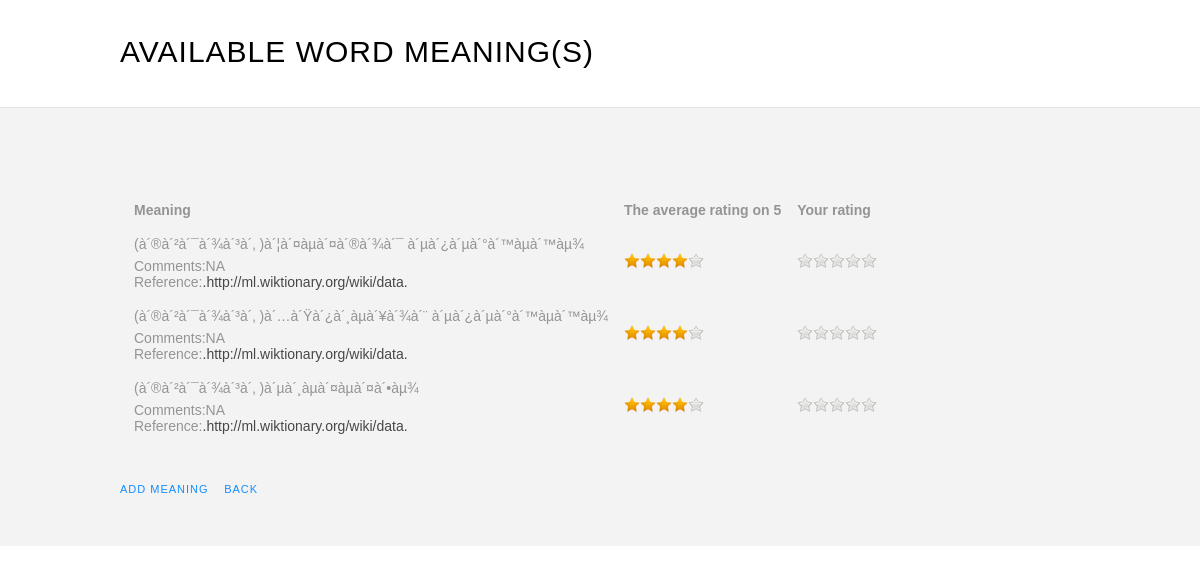
The page /meanings.php?wordid=17 on the database its author committed.
### tables this page shows
CREATE TABLE IF NOT EXISTS `meanings` (
  `id` int(11) NOT NULL AUTO_INCREMENT,
  `wordid` int(11) NOT NULL,
  `meaning` varchar(250) NOT NULL,
  `languageid` int(11) NOT NULL,
  `createdby` varchar(250) NOT NULL,
  `modifiedby` varchar(250) NOT NULL,
  `createdon` datetime NOT NULL,
  `modifiedon` datetime NOT NULL,
  `comments` varchar(250) NOT NULL,
  `reference` varchar(250) NOT NULL,
  PRIMARY KEY (`id`),
  KEY `wordid` (`wordid`),
  KEY `id` (`id`)
);

CREATE TABLE IF NOT EXISTS `languages` (
  `id` int(11) NOT NULL AUTO_INCREMENT,
  `language` varchar(250) NOT NULL,
  `unicodelanguage` varchar(250) NOT NULL,
  PRIMARY KEY (`id`)
);

### meanings.php (the view, shortened to what this page needs)
<?php
    	if(isset($_GET['word']))
	$word=$_GET['word'];
	else
	$word=$_POST["hidWord"];
    	if(isset($_GET['wordid']))
	$wordid=$_GET['wordid'];
	else
	$wordId=$_POST["hidWordId"];
	$q ="SELECT `meaning`,m.`id`,`reference`,`unicodelanguage`,`comments` "
	." FROM  `meanings` m"
	." INNER JOIN languages l ON m.languageid = l.id"
		." WHERE `wordid`='".$wordid."' ";
	$result = mysql_query($q);
?>
<!DOCTYPE html PUBLIC "-//W3C//DTD XHTML 1.0 Strict//EN" "http://www.w3.org/TR/xhtml1/DTD/xhtml1-strict.dtd">
<html xmlns="http://www.w3.org/1999/xhtml">
<head>
<link href="styles/popup-style.css" rel="stylesheet" type="text/css" media="screen" />
<link href="styles/style.css" rel="stylesheet" type="text/css" media="screen" />
</head>
<body>
	<form name="meaningform" id="meaningform" method="post" >
	<div id="wrapper">
		<div id="wrapper2">
			<div id="page">
				<div id="content">
					<div class="post">
						<h2 class="title"><a href="#">Available word meaning(s)</a></h2>
						</div>
					</div>
				</div>
				<div style="clear: both;">&nbsp;</div>
			</div>
		</div>
	<div id="footer-content-wrapper">
		<div id="footer-content">
                                        <div id="calander">
				<h2><?php  echo $word ?></h2>
					<?php
                                        $i=0;
     				        echo "<table cellspacing='12px' cellpadding='2px' border='0' >";
     				        echo "<tr><th align='left'>Meaning</th><th align='left'>The average rating on 5 </th><th align='left'>Your rating</th></tr>";
                                        while ($row = mysql_fetch_array($result, MYSQL_ASSOC))
                                        {
                                          $meaning=$row['meaning'];
					  $meaningid=$row['id'];
					  $comments= 	$row['comments'];
					  $reference= 	$row['reference'];
					  $language=	$row['unicodelanguage'];
     				          echo "<tr><td>";
                                          echo "<div  id='meaning".$i."' value='".$meaningid."'>(".					  $language.")".$meaning;
					  echo "Comments:".$comments;
					  echo "Reference:<a href='".$reference."'>.$reference.</a>";
					  echo "</div>";
     				          echo "</td>";
                                          $avg = mysql_query("select avg(rating) from rating where meaning_id ='$meaningid' ");
                                          if($avg)
                                           {
                                            while($row = mysql_fetch_array($avg))
						{
						      $rating=$row['avg(rating)'];
						}
                                           }
                                          else
                                            die("Hey,".mysql_error());
					echo "<td><div class=\"star\" value=\"$i\" id=\"overallrating$i\" data-score=\"$rating\">".$row['meaning'];
                                          $avg = mysql_query("select avg(rating) from rating where meaning_id ='$meaningid' and rated_by='$_SESSION[username]'");
                                          if($avg)
                                           {
                                            while($row = mysql_fetch_array($avg))
						{
						      $rating=$row['avg(rating)'];
						}
                                           }
                                          else
                                            die("Hey,".mysql_error());
					echo "<td><div class=\"star\" value=\"$i\" id=\"individualrating$i\" data-score=\"$rating\">".$row['meaning'];
					echo "</li></div></td></tr>";
                                        $i++;
					}
					echo "</table>";
					?>
				<div style="clear: both;">&nbsp;</div>
				<div style="clear: both;">&nbsp;</div>
				<div class="menulinks">
					<a id='go' rel='leanModal'   href='#meaning'>Add Meaning</a> &nbsp;&nbsp;
					<a id='go' rel='leanModal'   href='words.php?arg1='>Back</a>
				</div>
			    </div>
			</div>
	</div>
</form>
</body>
</html>

### styles/popup-style.css (style rules this page uses)
a { outline: none; }

### styles/style.css (style rules this page uses)
body { margin: 0px; padding: 0px; background: #FFFFFF url("../images/img02.jpg") repeat-x left top; font-family: 'Abel', sans-serif; font-size: 14px; color: #969493; }
h1, h2, h3 { margin: 0; padding: 0; font-family: 'Abel', sans-serif; font-weight: normal; color: #000000; }
h2 { font-size: 2.8em; }
a { text-decoration: none; color: #474747; }
#page { width: 960px; margin: 0px auto; padding: 0px 0px; }
#content { float: left; width: 824px; padding: 20px 0px 0px 0px; }
.post { overflow: hidden; margin-bottom: 20px; }
.post .title { margin: 0px; padding: 7px 0px 0px 0px; letter-spacing: -1px; }
.post .title a { border: none; letter-spacing: 1px; text-align: left; text-transform: uppercase; font-size: 30px; font-weight: normal; color: #000000; }
.menulinks { text-align: left; }
.menulinks a { color: #148DFB; padding-left: 6 00px; letter-spacing: 1px; width: 824px; text-transform: uppercase; font-size: 11px; font-weight: normal; }
#footer-content { overflow: hidden; width: 960px; margin: 0px auto; padding: 50px 0px; }
#footer-content h2 { margin: 0px; padding: 0px 0px 30px 0px; letter-spacing: 1px; text-align: left; text-transform: uppercase; font-size: 24px; font-weight: normal; color: #000000; }
#footer-content-wrapper { overflow: hidden; background: #F3F3F3; border-top: 1px solid #E6E6E6; }
div.star { width:133px; }

### rows shown on the page
meanings: $meaningid 74 (drawn), languageid.unicodelanguage "à´®à´²à´¯à´¾à´³à´‚", meaning "à´¦à´¤àµà´¤à´®à´¾à´¯ à´µà´¿à´µà´°à´™àµà´™àµ¾", comments "NA", reference "http://ml.wiktionary.org/wiki/data"
meanings: $meaningid 75 (drawn), languageid.unicodelanguage "à´®à´²à´¯à´¾à´³à´‚", meaning "à´…à´Ÿà´¿à´¸àµà´¥à´¾à´¨ à´µà´¿à´µà´°à´™àµà´™àµ¾", comments "NA", reference "http://ml.wiktionary.org/wiki/data"
meanings: $meaningid 76 (drawn), languageid.unicodelanguage "à´®à´²à´¯à´¾à´³à´‚", meaning "à´µà´¸àµà´¤àµà´¤à´•àµ¾", comments "NA", reference "http://ml.wiktionary.org/wiki/data"
